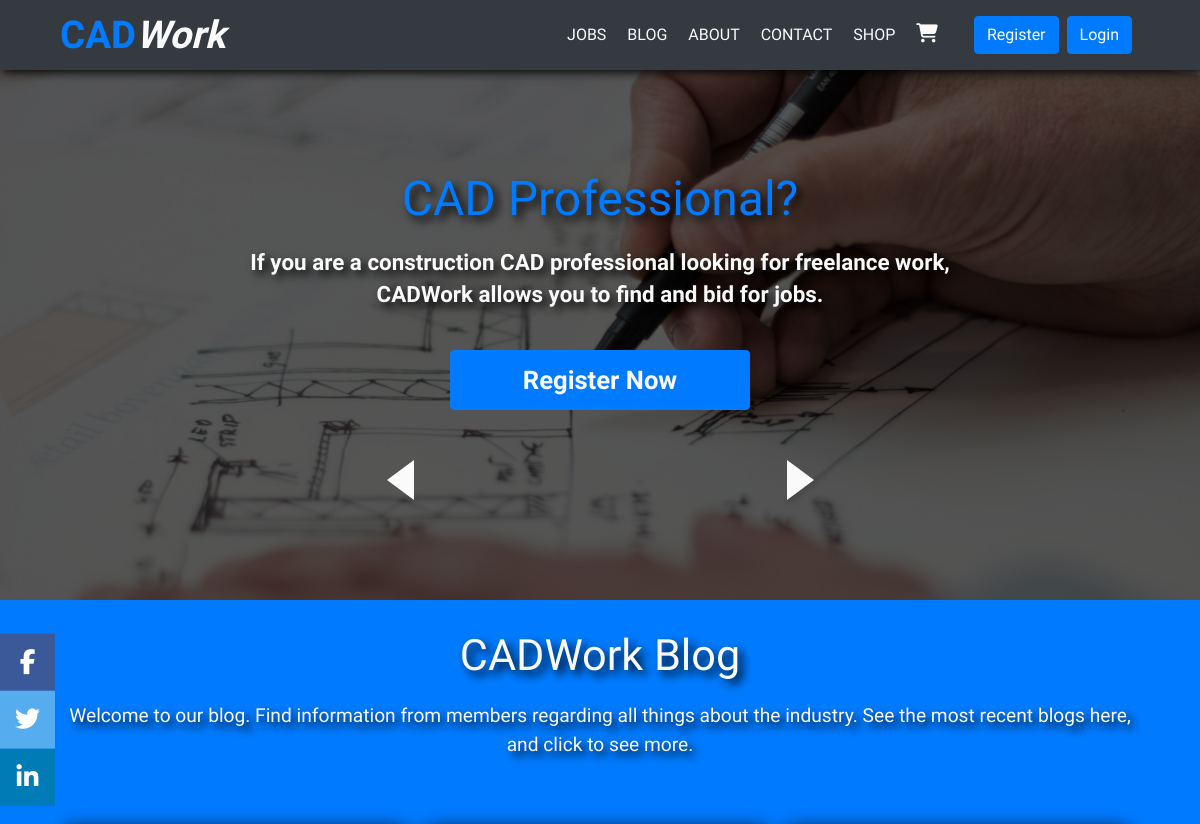
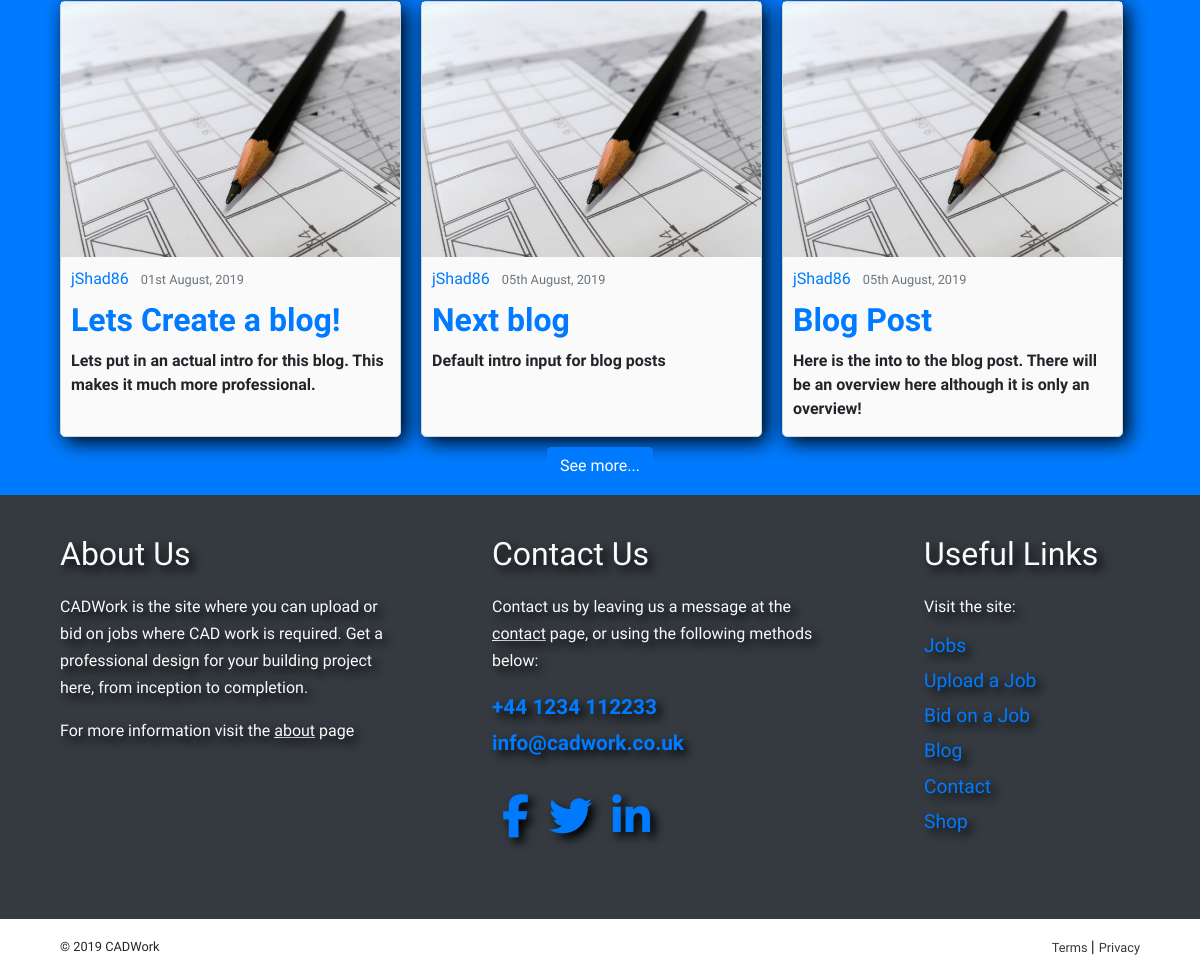
The page / on the database its author committed (2 pictures, top to bottom).
### blog/models.py (models this page shows, shortened)
class Post(models.Model):
	title = models.CharField(max_length=100)
	intro = models.CharField(max_length=250)
	content = models.TextField()
	blog_image = models.ImageField(default='blog-default.jpg', upload_to='blog_images')
	date_posted = models.DateTimeField(default=timezone.now)
	author = models.ForeignKey(User, on_delete=models.CASCADE)

### home/views.py (the view)
# urls.py: path('', PostListView.as_view(), name='blog-home'),
def home(request):
    context = {
		'posts': Post.objects.all()[:3]
	}
    return render(request, 'home/index.html', context)

### home/templates/home/index.html (shortened to what this page needs)
{% extends 'base.html' %}
{% block content %}
<div class="index-container">
	<section class="image-container">
		<div class="slider">
			<div class="slide" id="architect">
				<div class="slide-content">
					<div class="slide-content-text">
						<h1 class="slide-content-title">CAD Professional?</h1>
						<p class="slide-content-paragraph">If you are a construction CAD professional looking for freelance work, CADWork allows you to find and bid for jobs.</p>
						<button class="btn btn-primary home-page-image-buttons"><a href="{% url 'register' %}">Register Now</a></button>
						<div class="arrows">
							<div class="arrow arrow-left"></div>
							<div class="arrow arrow-right"></div>
						</div>
					</div>
				</div>
			</div>
		</div>
	</section>
	<section class="home-page-blog-section">
		<div class="home-page-blog-section-container">
			<div class="home-page-blog-intro">
				<h2 class="home-page-section-heading">CADWork Blog</h2>
				<p class="home-page-section-paragraph">Welcome to our blog. Find information from members regarding all things about the industry. See the most recent blogs here, and click to see more.</p>
			</div>
			<div class="blog-card-container">
			{% for post in posts %}
				<article class="blog-article blog-article-home-page">
					<img class="article-image" src="{{ post.blog_image.url }}" height="80" width="80">
					<div class="media-body">
						<div class="article-metadata">
							<a class="mr-2" href="{% url 'user-posts' post.author.username %}">{{ post.author }}</a>
							<small class="text-muted">{{ post.date_posted|date:"dS F, Y" }}</small>
						</div>
						<h2 class="blog-home-title"><a href="{% url 'post-detail' post.id %}">{{ post.title }}</a></h2>
						<p class="article-card-intro">{{ post.intro }}</p>
					</div>
				</article>
			{% endfor %}
			</div>
			<a href="{% url 'blog-home' %}" class="btn btn-primary">See more...</a>
		</div>
	</section>
</div>
{% endblock %}

### static/css/styles.css (style rules this page uses)
* { margin: 0; font-family: "Open Sans", sans-serif; }
h1, h2, h3, h4, h5, h6 { font-family: "Titillium Web", sans-serif; }
.container, .image-container { display: flex; justify-content: center; margin-top: 70px; }
.index-container { width: 100%; }
.image-container { margin: 0; padding: 0; width: 100%; min-height: 75vh; position: relative; }
.slider { margin-top: 70px; width: 100%; }
.slide { display: block; height: 100%; background-size: cover; background-position: center; background-repeat: no-repeat; justify-content: center; align-items: center; }
#architect { background-image: url('../images/architect.jpg'); }
.slide-content { height: 100%; width: 100%; display: flex; flex-direction: column; justify-content: center; align-items: center; text-align: center; background-color: rgba(0, 0, 0, 0.65); margin-bottom: 6em; }
.slide-content-text { width: 85%; max-width: 800px; }
.slide-content-title { color: #007bff; font-size: 3rem; font-weight: 400; text-shadow: 5px 5px 10px #000000; margin-bottom: 20px; }
.slide-content-paragraph { color: #FAFAFA; font-size: 1.4em; line-height: 1.4em; font-weight: 600; text-shadow: 5px 5px 10px #000000; margin-bottom: 15px; }
.home-page-image-buttons { width: 85%; max-width: 300px; height: 60px; margin: 25px 0 0 0; }
.home-page-image-buttons a { color: #FAFAFA; font-size: 1.6em; padding: 20px 0; font-weight: 600; }
.arrows { display: flex; margin-top: 50px; justify-content: space-around; }
.arrow { cursor: pointer; width: 0; height: 0; border-style: solid; color: #FAFAFA; }
.arrow-left { border-width: 20px 27px 20px 0; border-color: transparent #FAFAFA transparent transparent; left: 0; }
.arrow-right { border-width: 20px 0 20px 27px; border-color: transparent #FAFAFA transparent; left: 0; }
.home-page-blog-section { padding: 10px; background-color: #007bff; }
.home-page-blog-section-container { width: 100%; display: flex; flex-direction: column; align-items: center; }
.home-page-blog-intro { margin: 20px 10px; width: 90%; max-width: 1100px; text-align: center; }
.home-page-section-heading { color: #FAFAFA; font-size: 2.7em; text-shadow: 5px 5px 10px #000000; margin-bottom: 20px; }
.home-page-section-paragraph { color: #FAFAFA; font-size: 1.2em; text-shadow: 5px 5px 10px #000000; }
.blog-article-home-page { background-color: #FAFAFA; box-shadow: 5px 5px 20px #000000; }
.blog-card-container, .jobs-card-container { margin-top: 20px; width: 95%; max-width: 1100px; display: flex; flex-wrap: wrap; }
.blog-article, .job-upload { margin: 10px; border: 0.5px solid #ced4da; border-radius: 5px; width: 100%; }
.blog-article img, .job-upload img { width: 100%; height: auto; }
.media-body { padding: 10px; }
.blog-home-title { font-size: 2em; margin: 10px 0; font-weight: 600; }
.article-card-intro { margin: 5px 0; font-size: 1em; font-weight: 600; }
@media (min-width: 768px) { .blog-article, .job-upload { width: 47%; } }
@media (min-width: 992px) { .blog-article { width: 31%; } }

### rows shown on the page
Post: blog_image (placeholder picture), author "jShad86", date_posted "01st August, 2019", title "Lets Create a blog!", intro "Lets put in an actual intro for this blog. This makes it much more professional."
Post: blog_image (placeholder picture), author "jShad86", date_posted "05th August, 2019", title "Next blog", intro "Default intro input for blog posts"
Post: blog_image (placeholder picture), author "jShad86", date_posted "05th August, 2019", title "Blog Post", intro "Here is the into to the blog post. There will be an overview here although it is only an overview!"
